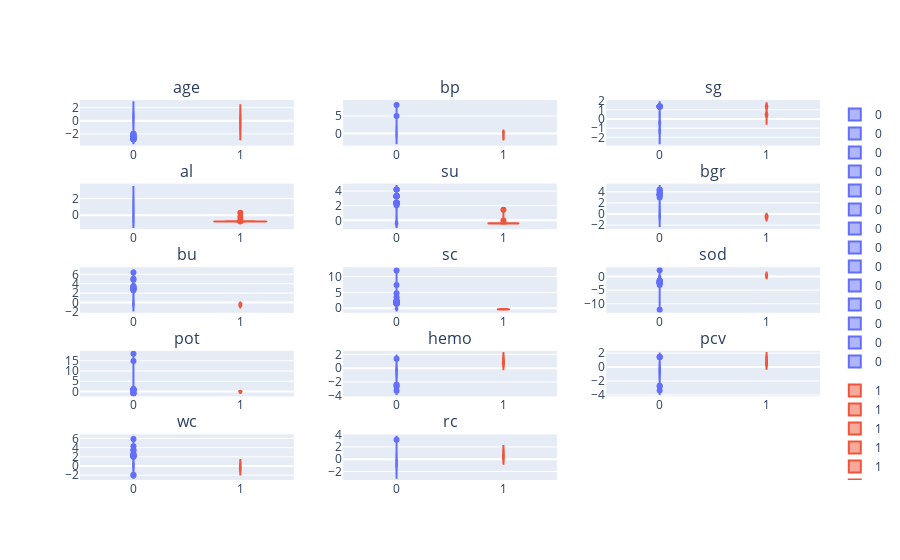

The cell this chart's notebook holds for it:
### Markdown cell above
# 3. Features vs. target

### Code cell
numerical_features = [col for col in preprocessed_df.columns if preprocessed_df[col].nunique() > 2]

n_cols = 3
n_rows = math.ceil(len(numerical_features) / n_cols)

figure = make_subplots(rows=n_rows, cols=n_cols, subplot_titles=numerical_features)

for (i, feature) in enumerate(numerical_features):

    row_i, col_i = i // n_cols + 1, i%n_cols + 1

    fig_i = px.violin(preprocessed_df,
             x = 'classification',
             y = feature,
             color='classification')
    
    for trace in fig_i.data:
        figure.add_trace(trace, row=row_i, col=col_i)

figure.show()

### Figure 1 — Plotly figure (JSON) as saved in the notebook; plotly's stock layout.template omitted (floating-point values rounded to 4 significant figures; data arrays with more than 128 entries replaced by an {"elided": "..."} marker saying what was removed)
{"data": [{"alignmentgroup": "True", "box": {"visible": false}, "hovertemplate": "classification=%{x}<br>age=%{y}<extra></extra>", "legendgroup": "0", "marker": {"color": "#636efa"}, "name": "0", "offsetgroup": "0", "orientation": "v", "scalegroup": "True", "showlegend": true, "type": "violin", "x": {"elided": "250 int values"}, "x0": " ", "xaxis": "x", "y": {"elided": "250 float values"}, "y0": " ", "yaxis": "y"}, {"alignmentgroup": "True", "box": {"visible": false}, "hovertemplate": "classification=%{x}<br>age=%{y}<extra></extra>", "legendgroup": "1", "marker": {"color": "#EF553B"}, "name": "1", "offsetgroup": "1", "orientation": "v", "scalegroup": "True", "showlegend": true, "type": "violin", "x": {"elided": "150 int values"}, "x0": " ", "xaxis": "x", "y": {"elided": "150 float values"}, "y0": " ", "yaxis": "y"}, {"alignmentgroup": "True", "box": {"visible": false}, "hovertemplate": "classification=%{x}<br>bp=%{y}<extra></extra>", "legendgroup": "0", "marker": {"color": "#636efa"}, "name": "0", "offsetgroup": "0", "orientation": "v", "scalegroup": "True", "showlegend": true, "type": "violin", "x": {"elided": "250 int values"}, "x0": " ", "xaxis": "x2", "y": {"elided": "250 float values"}, "y0": " ", "yaxis": "y2"}, {"alignmentgroup": "True", "box": {"visible": false}, "hovertemplate": "classification=%{x}<br>bp=%{y}<extra></extra>", "legendgroup": "1", "marker": {"color": "#EF553B"}, "name": "1", "offsetgroup": "1", "orientation": "v", "scalegroup": "True", "showlegend": true, "type": "violin", "x": {"elided": "150 int values"}, "x0": " ", "xaxis": "x2", "y": {"elided": "150 float values"}, "y0": " ", "yaxis": "y2"}, {"alignmentgroup": "True", "box": {"visible": false}, "hovertemplate": "classification=%{x}<br>sg=%{y}<extra></extra>", "legendgroup": "0", "marker": {"color": "#636efa"}, "name": "0", "offsetgroup": "0", "orientation": "v", "scalegroup": "True", "showlegend": true, "type": "violin", "x": {"elided": "250 int values"}, "x0": " ", "xaxis": "x3", "y": {"elided": "250 float values"}, "y0": " ", "yaxis": "y3"}, {"alignmentgroup": "True", "box": {"visible": false}, "hovertemplate": "classification=%{x}<br>sg=%{y}<extra></extra>", "legendgroup": "1", "marker": {"color": "#EF553B"}, "name": "1", "offsetgroup": "1", "orientation": "v", "scalegroup": "True", "showlegend": true, "type": "violin", "x": {"elided": "150 int values"}, "x0": " ", "xaxis": "x3", "y": {"elided": "150 float values"}, "y0": " ", "yaxis": "y3"}, {"alignmentgroup": "True", "box": {"visible": false}, "hovertemplate": "classification=%{x}<br>al=%{y}<extra></extra>", "legendgroup": "0", "marker": {"color": "#636efa"}, "name": "0", "offsetgroup": "0", "orientation": "v", "scalegroup": "True", "showlegend": true, "type": "violin", "x": {"elided": "250 int values"}, "x0": " ", "xaxis": "x4", "y": {"elided": "250 float values"}, "y0": " ", "yaxis": "y4"}, {"alignmentgroup": "True", "box": {"visible": false}, "hovertemplate": "classification=%{x}<br>al=%{y}<extra></extra>", "legendgroup": "1", "marker": {"color": "#EF553B"}, "name": "1", "offsetgroup": "1", "orientation": "v", "scalegroup": "True", "showlegend": true, "type": "violin", "x": {"elided": "150 int values"}, "x0": " ", "xaxis": "x4", "y": {"elided": "150 float values"}, "y0": " ", "yaxis": "y4"}, {"alignmentgroup": "True", "box": {"visible": false}, "hovertemplate": "classification=%{x}<br>su=%{y}<extra></extra>", "legendgroup": "0", "marker": {"color": "#636efa"}, "name": "0", "offsetgroup": "0", "orientation": "v", "scalegroup": "True", "showlegend": true, "type": "violin", "x": {"elided": "250 int values"}, "x0": " ", "xaxis": "x5", "y": {"elided": "250 float values"}, "y0": " ", "yaxis": "y5"}, {"alignmentgroup": "True", "box": {"visible": false}, "hovertemplate": "classification=%{x}<br>su=%{y}<extra></extra>", "legendgroup": "1", "marker": {"color": "#EF553B"}, "name": "1", "offsetgroup": "1", "orientation": "v", "scalegroup": "True", "showlegend": true, "type": "violin", "x": {"elided": "150 int values"}, "x0": " ", "xaxis": "x5", "y": {"elided": "150 float values"}, "y0": " ", "yaxis": "y5"}, {"alignmentgroup": "True", "box": {"visible": false}, "hovertemplate": "classification=%{x}<br>bgr=%{y}<extra></extra>", "legendgroup": "0", "marker": {"color": "#636efa"}, "name": "0", "offsetgroup": "0", "orientation": "v", "scalegroup": "True", "showlegend": true, "type": "violin", "x": {"elided": "250 int values"}, "x0": " ", "xaxis": "x6", "y": {"elided": "250 float values"}, "y0": " ", "yaxis": "y6"}, {"alignmentgroup": "True", "box": {"visible": false}, "hovertemplate": "classification=%{x}<br>bgr=%{y}<extra></extra>", "legendgroup": "1", "marker": {"color": "#EF553B"}, "name": "1", "offsetgroup": "1", "orientation": "v", "scalegroup": "True", "showlegend": true, "type": "violin", "x": {"elided": "150 int values"}, "x0": " ", "xaxis": "x6", "y": {"elided": "150 float values"}, "y0": " ", "yaxis": "y6"}, {"alignmentgroup": "True", "box": {"visible": false}, "hovertemplate": "classification=%{x}<br>bu=%{y}<extra></extra>", "legendgroup": "0", "marker": {"color": "#636efa"}, "name": "0", "offsetgroup": "0", "orientation": "v", "scalegroup": "True", "showlegend": true, "type": "violin", "x": {"elided": "250 int values"}, "x0": " ", "xaxis": "x7", "y": {"elided": "250 float values"}, "y0": " ", "yaxis": "y7"}, {"alignmentgroup": "True", "box": {"visible": false}, "hovertemplate": "classification=%{x}<br>bu=%{y}<extra></extra>", "legendgroup": "1", "marker": {"color": "#EF553B"}, "name": "1", "offsetgroup": "1", "orientation": "v", "scalegroup": "True", "showlegend": true, "type": "violin", "x": {"elided": "150 int values"}, "x0": " ", "xaxis": "x7", "y": {"elided": "150 float values"}, "y0": " ", "yaxis": "y7"}, {"alignmentgroup": "True", "box": {"visible": false}, "hovertemplate": "classification=%{x}<br>sc=%{y}<extra></extra>", "legendgroup": "0", "marker": {"color": "#636efa"}, "name": "0", "offsetgroup": "0", "orientation": "v", "scalegroup": "True", "showlegend": true, "type": "violin", "x": {"elided": "250 int values"}, "x0": " ", "xaxis": "x8", "y": {"elided": "250 float values"}, "y0": " ", "yaxis": "y8"}, {"alignmentgroup": "True", "box": {"visible": false}, "hovertemplate": "classification=%{x}<br>sc=%{y}<extra></extra>", "legendgroup": "1", "marker": {"color": "#EF553B"}, "name": "1", "offsetgroup": "1", "orientation": "v", "scalegroup": "True", "showlegend": true, "type": "violin", "x": {"elided": "150 int values"}, "x0": " ", "xaxis": "x8", "y": {"elided": "150 float values"}, "y0": " ", "yaxis": "y8"}, {"alignmentgroup": "True", "box": {"visible": false}, "hovertemplate": "classification=%{x}<br>sod=%{y}<extra></extra>", "legendgroup": "0", "marker": {"color": "#636efa"}, "name": "0", "offsetgroup": "0", "orientation": "v", "scalegroup": "True", "showlegend": true, "type": "violin", "x": {"elided": "250 int values"}, "x0": " ", "xaxis": "x9", "y": {"elided": "250 float values"}, "y0": " ", "yaxis": "y9"}, {"alignmentgroup": "True", "box": {"visible": false}, "hovertemplate": "classification=%{x}<br>sod=%{y}<extra></extra>", "legendgroup": "1", "marker": {"color": "#EF553B"}, "name": "1", "offsetgroup": "1", "orientation": "v", "scalegroup": "True", "showlegend": true, "type": "violin", "x": {"elided": "150 int values"}, "x0": " ", "xaxis": "x9", "y": {"elided": "150 float values"}, "y0": " ", "yaxis": "y9"}, {"alignmentgroup": "True", "box": {"visible": false}, "hovertemplate": "classification=%{x}<br>pot=%{y}<extra></extra>", "legendgroup": "0", "marker": {"color": "#636efa"}, "name": "0", "offsetgroup": "0", "orientation": "v", "scalegroup": "True", "showlegend": true, "type": "violin", "x": {"elided": "250 int values"}, "x0": " ", "xaxis": "x10", "y": {"elided": "250 float values"}, "y0": " ", "yaxis": "y10"}, {"alignmentgroup": "True", "box": {"visible": false}, "hovertemplate": "classification=%{x}<br>pot=%{y}<extra></extra>", "legendgroup": "1", "marker": {"color": "#EF553B"}, "name": "1", "offsetgroup": "1", "orientation": "v", "scalegroup": "True", "showlegend": true, "type": "violin", "x": {"elided": "150 int values"}, "x0": " ", "xaxis": "x10", "y": {"elided": "150 float values"}, "y0": " ", "yaxis": "y10"}, {"alignmentgroup": "True", "box": {"visible": false}, "hovertemplate": "classification=%{x}<br>hemo=%{y}<extra></extra>", "legendgroup": "0", "marker": {"color": "#636efa"}, "name": "0", "offsetgroup": "0", "orientation": "v", "scalegroup": "True", "showlegend": true, "type": "violin", "x": {"elided": "250 int values"}, "x0": " ", "xaxis": "x11", "y": {"elided": "250 float values"}, "y0": " ", "yaxis": "y11"}, {"alignmentgroup": "True", "box": {"visible": false}, "hovertemplate": "classification=%{x}<br>hemo=%{y}<extra></extra>", "legendgroup": "1", "marker": {"color": "#EF553B"}, "name": "1", "offsetgroup": "1", "orientation": "v", "scalegroup": "True", "showlegend": true, "type": "violin", "x": {"elided": "150 int values"}, "x0": " ", "xaxis": "x11", "y": {"elided": "150 float values"}, "y0": " ", "yaxis": "y11"}, {"alignmentgroup": "True", "box": {"visible": false}, "hovertemplate": "classification=%{x}<br>pcv=%{y}<extra></extra>", "legendgroup": "0", "marker": {"color": "#636efa"}, "name": "0", "offsetgroup": "0", "orientation": "v", "scalegroup": "True", "showlegend": true, "type": "violin", "x": {"elided": "250 int values"}, "x0": " ", "xaxis": "x12", "y": {"elided": "250 float values"}, "y0": " ", "yaxis": "y12"}, {"alignmentgroup": "True", "box": {"visible": false}, "hovertemplate": "classification=%{x}<br>pcv=%{y}<extra></extra>", "legendgroup": "1", "marker": {"color": "#EF553B"}, "name": "1", "offsetgroup": "1", "orientation": "v", "scalegroup": "True", "showlegend": true, "type": "violin", "x": {"elided": "150 int values"}, "x0": " ", "xaxis": "x12", "y": {"elided": "150 float values"}, "y0": " ", "yaxis": "y12"}, {"alignmentgroup": "True", "box": {"visible": false}, "hovertemplate": "classification=%{x}<br>wc=%{y}<extra></extra>", "legendgroup": "0", "marker": {"color": "#636efa"}, "name": "0", "offsetgroup": "0", "orientation": "v", "scalegroup": "True", "showlegend": true, "type": "violin", "x": {"elided": "250 int values"}, "x0": " ", "xaxis": "x13", "y": {"elided": "250 float values"}, "y0": " ", "yaxis": "y13"}, {"alignmentgroup": "True", "box": {"visible": false}, "hovertemplate": "classification=%{x}<br>wc=%{y}<extra></extra>", "legendgroup": "1", "marker": {"color": "#EF553B"}, "name": "1", "offsetgroup": "1", "orientation": "v", "scalegroup": "True", "showlegend": true, "type": "violin", "x": {"elided": "150 int values"}, "x0": " ", "xaxis": "x13", "y": {"elided": "150 float values"}, "y0": " ", "yaxis": "y13"}, {"alignmentgroup": "True", "box": {"visible": false}, "hovertemplate": "classification=%{x}<br>rc=%{y}<extra></extra>", "legendgroup": "0", "marker": {"color": "#636efa"}, "name": "0", "offsetgroup": "0", "orientation": "v", "scalegroup": "True", "showlegend": true, "type": "violin", "x": {"elided": "250 int values"}, "x0": " ", "xaxis": "x14", "y": {"elided": "250 float values"}, "y0": " ", "yaxis": "y14"}, {"alignmentgroup": "True", "box": {"visible": false}, "hovertemplate": "classification=%{x}<br>rc=%{y}<extra></extra>", "legendgroup": "1", "marker": {"color": "#EF553B"}, "name": "1", "offsetgroup": "1", "orientation": "v", "scalegroup": "True", "showlegend": true, "type": "violin", "x": {"elided": "150 int values"}, "x0": " ", "xaxis": "x14", "y": {"elided": "150 float values"}, "y0": " ", "yaxis": "y14"}], "layout": {"annotations": [{"font": {"size": 16}, "showarrow": false, "text": "age", "x": 0.1444, "xanchor": "center", "xref": "paper", "y": 1, "yanchor": "bottom", "yref": "paper"}, {"font": {"size": 16}, "showarrow": false, "text": "bp", "x": 0.5, "xanchor": "center", "xref": "paper", "y": 1, "yanchor": "bottom", "yref": "paper"}, {"font": {"size": 16}, "showarrow": false, "text": "sg", "x": 0.8556, "xanchor": "center", "xref": "paper", "y": 1, "yanchor": "bottom", "yref": "paper"}, {"font": {"size": 16}, "showarrow": false, "text": "al", "x": 0.1444, "xanchor": "center", "xref": "paper", "y": 0.78, "yanchor": "bottom", "yref": "paper"}, {"font": {"size": 16}, "showarrow": false, "text": "su", "x": 0.5, "xanchor": "center", "xref": "paper", "y": 0.78, "yanchor": "bottom", "yref": "paper"}, {"font": {"size": 16}, "showarrow": false, "text": "bgr", "x": 0.8556, "xanchor": "center", "xref": "paper", "y": 0.78, "yanchor": "bottom", "yref": "paper"}, {"font": {"size": 16}, "showarrow": false, "text": "bu", "x": 0.1444, "xanchor": "center", "xref": "paper", "y": 0.56, "yanchor": "bottom", "yref": "paper"}, {"font": {"size": 16}, "showarrow": false, "text": "sc", "x": 0.5, "xanchor": "center", "xref": "paper", "y": 0.56, "yanchor": "bottom", "yref": "paper"}, {"font": {"size": 16}, "showarrow": false, "text": "sod", "x": 0.8556, "xanchor": "center", "xref": "paper", "y": 0.56, "yanchor": "bottom", "yref": "paper"}, {"font": {"size": 16}, "showarrow": false, "text": "pot", "x": 0.1444, "xanchor": "center", "xref": "paper", "y": 0.34, "yanchor": "bottom", "yref": "paper"}, {"font": {"size": 16}, "showarrow": false, "text": "hemo", "x": 0.5, "xanchor": "center", "xref": "paper", "y": 0.34, "yanchor": "bottom", "yref": "paper"}, {"font": {"size": 16}, "showarrow": false, "text": "pcv", "x": 0.8556, "xanchor": "center", "xref": "paper", "y": 0.34, "yanchor": "bottom", "yref": "paper"}, {"font": {"size": 16}, "showarrow": false, "text": "wc", "x": 0.1444, "xanchor": "center", "xref": "paper", "y": 0.12, "yanchor": "bottom", "yref": "paper"}, {"font": {"size": 16}, "showarrow": false, "text": "rc", "x": 0.5, "xanchor": "center", "xref": "paper", "y": 0.12, "yanchor": "bottom", "yref": "paper"}], "xaxis": {"anchor": "y", "domain": [0, 0.2889]}, "xaxis10": {"anchor": "y10", "domain": [0, 0.2889]}, "xaxis11": {"anchor": "y11", "domain": [0.3556, 0.6444]}, "xaxis12": {"anchor": "y12", "domain": [0.7111, 1]}, "xaxis13": {"anchor": "y13", "domain": [0, 0.2889]}, "xaxis14": {"anchor": "y14", "domain": [0.3556, 0.6444]}, "xaxis15": {"anchor": "y15", "domain": [0.7111, 1]}, "xaxis2": {"anchor": "y2", "domain": [0.3556, 0.6444]}, "xaxis3": {"anchor": "y3", "domain": [0.7111, 1]}, "xaxis4": {"anchor": "y4", "domain": [0, 0.2889]}, "xaxis5": {"anchor": "y5", "domain": [0.3556, 0.6444]}, "xaxis6": {"anchor": "y6", "domain": [0.7111, 1]}, "xaxis7": {"anchor": "y7", "domain": [0, 0.2889]}, "xaxis8": {"anchor": "y8", "domain": [0.3556, 0.6444]}, "xaxis9": {"anchor": "y9", "domain": [0.7111, 1]}, "yaxis": {"anchor": "x", "domain": [0.88, 1]}, "yaxis10": {"anchor": "x10", "domain": [0.22, 0.34]}, "yaxis11": {"anchor": "x11", "domain": [0.22, 0.34]}, "yaxis12": {"anchor": "x12", "domain": [0.22, 0.34]}, "yaxis13": {"anchor": "x13", "domain": [0, 0.12]}, "yaxis14": {"anchor": "x14", "domain": [0, 0.12]}, "yaxis15": {"anchor": "x15", "domain": [0, 0.12]}, "yaxis2": {"anchor": "x2", "domain": [0.88, 1]}, "yaxis3": {"anchor": "x3", "domain": [0.88, 1]}, "yaxis4": {"anchor": "x4", "domain": [0.66, 0.78]}, "yaxis5": {"anchor": "x5", "domain": [0.66, 0.78]}, "yaxis6": {"anchor": "x6", "domain": [0.66, 0.78]}, "yaxis7": {"anchor": "x7", "domain": [0.44, 0.56]}, "yaxis8": {"anchor": "x8", "domain": [0.44, 0.56]}, "yaxis9": {"anchor": "x9", "domain": [0.44, 0.56]}}}
